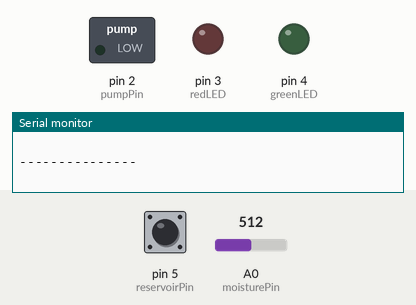
Recording of a sketch running on a simulated Arduino Uno, built with avr-gcc and run on an emulated ATmega328P. On the bench: switched loads named in the sketch (green lamp = pin HIGH), output pins drawn as LEDs (lit = HIGH), the last lines printed to the serial monitor. Inputs (shaded band) come from the test bench; at power-on: A0 (moisturePin) = 512, pin 5 (reservoirPin) HIGH.

Above: at 1.2 s.
1.3 s: A0 (moisturePin) set to 583
At 6.9 s:
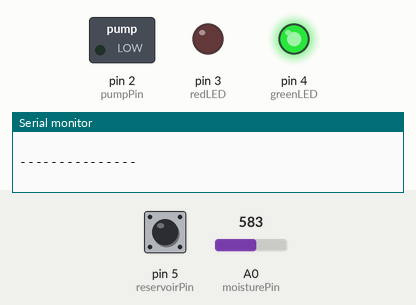
7.6 s: A0 (moisturePin) set to 615
At 13.5 s:
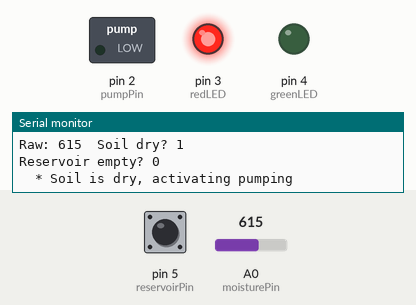
At 17.7 s:
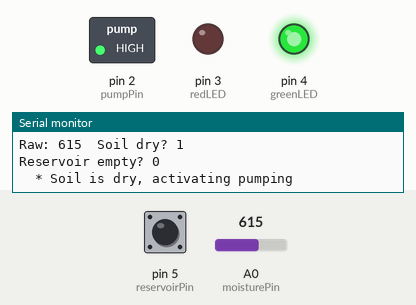
Timing chart, 0 to 23.6 s (numbered marks = the images above; inputs shaded):
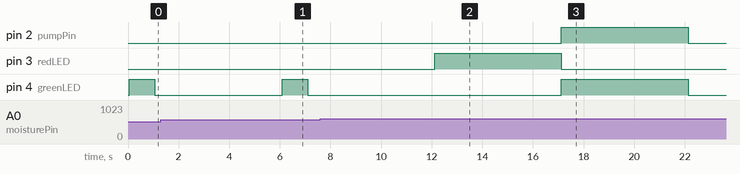

The sketch:

hydroid.ino
```cpp
// (licence header left out)
/********************************LED STATUS CODES ***************************************
 * There are 4 possible modes that hydroid can be in and each has their own led sequence*
 *                                                                                      *
 * 1. Soil dry, reservoir level ok: pumping started - Red led for 5 seconds then green  *
 * led for pumping duration.                                                            *
 * 2. Soil moist, reservoir level ok: continue monitoring -  One second green led flash *
 * 3. Soil dry, reservoir empty: max error - Solid 10 second red led                    *
 * 4. Soil moist, revervoir empty - error - One second red led flash                    *
 ***************************************************************************************/


/******************** USER DEFINED PARAMETERS (CHANGE THESE) ****************************
* dryThreshold - An integer between 0 and 1023, 0 being 100% wet and 1023 being 100% dry*
* pumpingDuration - Time that the pump will pump each cycle in ms. 1000 ms = 1 s.       *
* monitoringPeriod - Time that hydroid will pause before rechecking the moisture again. *
*****************************************************************************************/

int dryThreshold = 600;
int pumpingDuration = 5000;
int monitoringPeriod = 5000;


/* Pinouts:
 * reservoirPin - Water level sensor to check if reservoir is empty
 * moisturePin - Soil moisture sensor
 * pumpPin - Pumps water from reservoir to soil */

int moisturePin = 0; // Analog pin 0
int pumpPin = 2;
int redLED = 3;
int greenLED = 4;
int reservoirPin = 5;


/* Variables:
 * soilDry - This keeps track of whether the soil is below the desired moisture
 * reservoirEmpty - This checks whether ther is enough water in the reservoir to pump*/

int soilDry;
int reservoirEmpty;


// Setup pin modes
void setup(){
  pinMode(reservoirPin, INPUT);
  pinMode(pumpPin, OUTPUT);
  pinMode(redLED, OUTPUT);
  pinMode(greenLED, OUTPUT);
  Serial.begin(9600);
}


/* Functions:
 * moistureSensor(dryThreshold); - Measures soil moisture, evaluates against user defined dryness threshold
 * reservoirCheck(); - Checks if the reservoir is filled enough to pump, if there is not enough water pumping is stopped */

int moistureSensor(int desired){
  int moisture = analogRead(moisturePin);

  if (moisture < desired){
    soilDry = 0;
  }
  else {
    soilDry = 1;
  }
  return soilDry;
}


int reservoirCheck(){
  int reservoir = digitalRead(reservoirPin);

  if (reservoir == LOW){
    reservoirEmpty = 1;
  }
  else {
    reservoirEmpty = 0;
  }
  return reservoirEmpty;
}


void loop(){

  /* Debugging loop
  Outputs serial output like:

  Raw: 1023  Soil dry? 0
  Reservoir empty? 1

  Where 'raw' is the raw soil moisture.
  ------------------------*/

  Serial.print("Raw: ");
  Serial.print(analogRead(moisturePin));
  Serial.print("  ");
  Serial.print("Soil dry? ");
  moistureSensor(dryThreshold);
  Serial.println(soilDry);
  Serial.print("Reservoir empty? ");
  reservoirCheck();
  Serial.println(reservoirEmpty);
  Serial.print("  ");

  //---------------------------


  // Read and evaluate sensors
  reservoirCheck(); // Checks if the reservoir is empty
  moistureSensor(dryThreshold); // Measures the soil moisture: moistureSensor(value from 0 - 1023 which is classed as dry);


  // Soil is dry so a pump cycle activates, there are no errors to report.
  //LED: Red led for 5 seconds then green led for pumping duration
  if ((soilDry == 1) && (reservoirEmpty == 0)){
   Serial.println("* Soil is dry, activating pumping");

   digitalWrite(redLED, HIGH);
   delay(5000);
   digitalWrite(redLED, LOW);
   delay(10);

   digitalWrite(pumpPin, HIGH);
   digitalWrite(greenLED, HIGH);
   delay(pumpingDuration);

   digitalWrite(pumpPin, LOW);
   digitalWrite(greenLED, LOW);
   Serial.print((pumpingDuration/1000)); // Converted from ms to s
   Serial.println(" second pump cycle complete, rechecking soil moisture");
   Serial.println("  ");
   Serial.println("---------------");
   Serial.println("  ");
  }


  // Soil is not dry so nothing happens, there are no errors to report
  // LED: One second green led flash
  if ((soilDry == 0) && (reservoirEmpty == 0)){
    Serial.println("+ Soil moisture: Ok | Reservoir level: Ok");
    Serial.println("  ");
    Serial.println("---------------");
    Serial.println("  ");
    digitalWrite(greenLED, HIGH);
    delay(1000);
    digitalWrite(greenLED, LOW);
  }


  // The soil is dry but the reservoir is empty so pumping cannot occur, error is reported
  // LED: Solid 10 second red led
  if ((soilDry == 1) && (reservoirEmpty == 1)){
    Serial.println("! WARNING: Soil is dry and reservoir is EMPTY");
    Serial.println("  ");
    Serial.println("---------------");
    Serial.println("  ");

    // LED sequence for error report
    digitalWrite(redLED, HIGH);
    delay(10000);
    digitalWrite(redLED, LOW);
  }


   // The soil is not dru but the reservoir is empty so pumping cannot occur once the soil is dry, error is reported
   // LED: One second red led flash
   if ((soilDry == 0) && (reservoirEmpty == 1)){
    Serial.println("! WARNING: Reservoir is EMPTY");
    Serial.println("  ");
    Serial.println("---------------");
    Serial.println("  ");

    // LED sequence for error report
    digitalWrite(redLED, HIGH);
    delay(1000);
    digitalWrite(redLED, LOW);
  }

  delay(monitoringPeriod); // Pause before rechecking the moisture again
}
```

Measured:
- the behaviour switches between 599 and 600 on A0 (moisturePin) (found by bisection; images 1 and 2)
- after the input at 7.6 s, pin 2 (pumpPin): LOW → HIGH after 9.5 s, → LOW 5.0 s later; pin 3 (redLED): LOW → HIGH after 4.5 s, → LOW 5.0 s later
